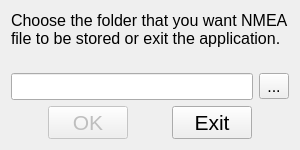
<?xml version="1.0" encoding="UTF-8"?>
<ui version="4.0">
 <class>Dialog</class>
 <widget class="QDialog" name="Dialog">
  <property name="geometry">
   <rect>
    <x>0</x>
    <y>0</y>
    <width>300</width>
    <height>150</height>
   </rect>
  </property>
  <property name="windowTitle">
   <string>GPS emulator</string>
  </property>
  <property name="windowIcon">
   <iconset resource="resourses.qrc">
    <normaloff>:/new/images/antenna.png</normaloff>:/new/images/antenna.png</iconset>
  </property>
  <layout class="QGridLayout" name="gridLayout">
   <item row="0" column="0">
    <widget class="QLabel" name="label">
     <property name="font">
      <font>
       <pointsize>12</pointsize>
      </font>
     </property>
     <property name="text">
      <string>Choose the folder that you want NMEA file to be stored or exit the application.</string>
     </property>
     <property name="wordWrap">
      <bool>true</bool>
     </property>
    </widget>
   </item>
   <item row="3" column="0">
    <spacer name="verticalSpacer">
     <property name="orientation">
      <enum>Qt::Vertical</enum>
     </property>
     <property name="sizeHint" stdset="0">
      <size>
       <width>20</width>
       <height>3</height>
      </size>
     </property>
    </spacer>
   </item>
   <item row="4" column="0">
    <layout class="QHBoxLayout" name="horizontalLayout_2">
     <item>
      <spacer name="horizontalSpacer_2">
       <property name="orientation">
        <enum>Qt::Horizontal</enum>
       </property>
       <property name="sizeHint" stdset="0">
        <size>
         <width>40</width>
         <height>20</height>
        </size>
       </property>
      </spacer>
     </item>
     <item>
      <widget class="QPushButton" name="okButton">
       <property name="enabled">
        <bool>false</bool>
       </property>
       <property name="font">
        <font>
         <pointsize>16</pointsize>
        </font>
       </property>
       <property name="text">
        <string>OK</string>
       </property>
      </widget>
     </item>
     <item>
      <spacer name="horizontalSpacer">
       <property name="orientation">
        <enum>Qt::Horizontal</enum>
       </property>
       <property name="sizeHint" stdset="0">
        <size>
         <width>40</width>
         <height>20</height>
        </size>
       </property>
      </spacer>
     </item>
     <item>
      <widget class="QPushButton" name="exitButton">
       <property name="font">
        <font>
         <pointsize>16</pointsize>
        </font>
       </property>
       <property name="text">
        <string>Exit</string>
       </property>
      </widget>
     </item>
     <item>
      <spacer name="horizontalSpacer_3">
       <property name="orientation">
        <enum>Qt::Horizontal</enum>
       </property>
       <property name="sizeHint" stdset="0">
        <size>
         <width>40</width>
         <height>20</height>
        </size>
       </property>
      </spacer>
     </item>
    </layout>
   </item>
   <item row="2" column="0">
    <layout class="QHBoxLayout" name="horizontalLayout">
     <item>
      <widget class="QLineEdit" name="lineEdit">
       <property name="font">
        <font>
         <pointsize>12</pointsize>
        </font>
       </property>
      </widget>
     </item>
     <item>
      <widget class="QToolButton" name="toolButton">
       <property name="font">
        <font>
         <pointsize>12</pointsize>
        </font>
       </property>
       <property name="text">
        <string>...</string>
       </property>
      </widget>
     </item>
    </layout>
   </item>
   <item row="1" column="0">
    <spacer name="verticalSpacer_2">
     <property name="orientation">
      <enum>Qt::Vertical</enum>
     </property>
     <property name="sizeHint" stdset="0">
      <size>
       <width>20</width>
       <height>40</height>
      </size>
     </property>
    </spacer>
   </item>
  </layout>
 </widget>
 <layoutdefault spacing="6" margin="11"/>
 <resources>
  <include location="resourses.qrc"/>
 </resources>
 <connections/>
</ui>
